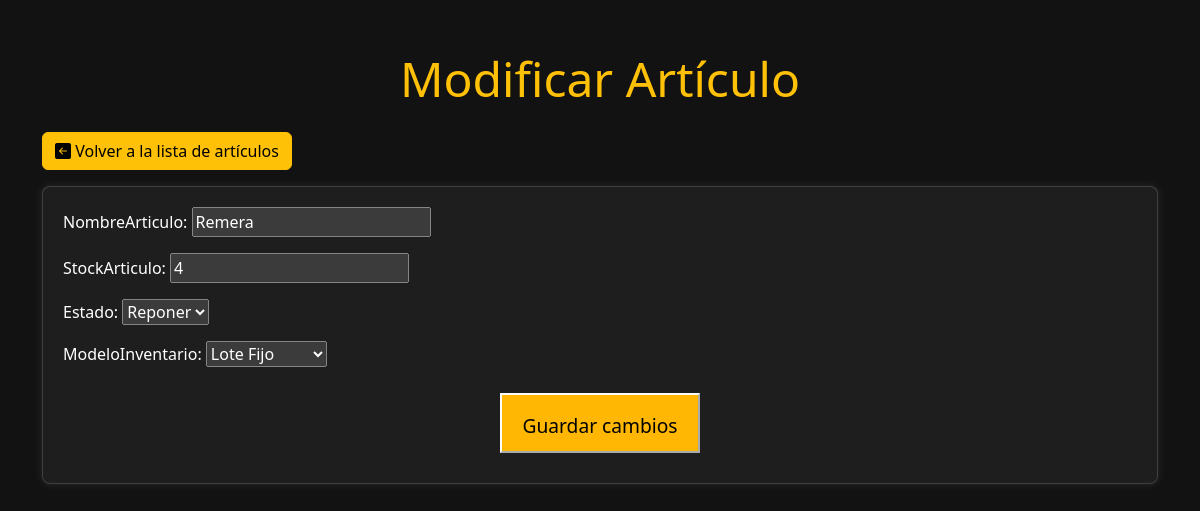
The app's page /articulos/modificar/4/ with its own data.
### stock/models.py (models this page shows)
class Articulo(models.Model):
    codArticulo = models.AutoField(primary_key=True)
    fechaAltaArticulo = models.DateField(auto_now_add=True)
    fechaBajaArticulo = models.DateField(null=True, blank=True, max_length=30)
    nombreArticulo = models.CharField(max_length=30)
    stockArticulo = models.IntegerField()
    puntoPedido = models.IntegerField(default=0)
    stockSeguridad = models.IntegerField(default=0)
    loteOptimo = models.IntegerField(default=0)
    cantidasIntervaloFijo = models.IntegerField(default=0)
    estado = models.ForeignKey(EstadoArticulo, on_delete=models.CASCADE, related_name='articulos')
    modeloInventario = models.ForeignKey(ModeloInventario, on_delete=models.CASCADE, related_name="articulos")
    proveedor = models.ForeignKey(Proveedor, on_delete=models.CASCADE, related_name='articulos', null=True)

### stock/views.py (the view)
# urls.py: path('articulos/modificar/<int:pk>/', ModificarArticulo.as_view(), name='modificar_articulo'),
class ModificarArticulo(UpdateView):
    model = Articulo
    form_class = ArticuloForm
    template_name = 'modificar_articulo.html'
    success_url = reverse_lazy('lista_articulos')

### stock/forms.py
class ArticuloForm(forms.ModelForm):
    class Meta:
        model = Articulo
        fields = ['nombreArticulo', 'stockArticulo', 'estado', 'modeloInventario']
    def __init__(self, *args, **kwargs):
        super().__init__(*args, **kwargs)
        self.fields['estado'].empty_label = None
        self.fields['estado'].label_from_instance = lambda obj: obj.nombreEA
        self.fields['modeloInventario'].empty_label = None
        self.fields['modeloInventario'].label_from_instance = lambda obj: obj.nombreMI

### stock/Templates/modificar_articulo.html (shortened to what this page needs)
<!DOCTYPE html>
<html lang="en" data-bs-theme="dark">
<head>
    <link href="https://cdn.jsdelivr.net/npm/bootstrap@5.3.3/dist/css/bootstrap.min.css" rel="stylesheet"
>
    <link rel="stylesheet" href="https://cdn.jsdelivr.net/npm/bootstrap-icons@1.11.3/font/bootstrap-icons.min.css">
</head>
<body>
    <div class="container">
        <h1 class="display-5 text-center text-warning mb-4">Modificar Artículo</h1>
        <a href="{% url 'lista_articulos' %}" class="btn btn-warning mb-3"><i class="bi bi-arrow-left-square-fill"></i> Volver a la lista de artículos</a>
        <div class="card">
            <form method="post">
                <div class="mb-3">
                    {{ form.as_p }}
                </div>
                <div class="text-center">
                    <button type="submit" class="btn-custom">Guardar cambios</button>
                </div>
            </form>
        </div>
    </div>
</body>
</html>

### stock/Templates/modificar_articulo.html (style rules this page uses)
body { background-color: #121212; color: #ffffff; }
.container { margin-top: 50px; }
.card { background-color: #1e1e1e; color: #ffffff; border-radius: 8px; box-shadow: 0 0 10px rgba(255, 255, 255, 0.1); padding: 20px; }
.btn-custom { display: inline-block; width: 200px; height: 60px; margin: 10px; background-color: #ffb703; color: black; text-align: center; line-height: 60px; text-decoration: none; border-radius: 0; font-size: 1.2rem; }

### records on screen
Articulo: nombreArticulo "Remera", stockArticulo "4", estado "Reponer", modeloInventario "Lote Fijo"
